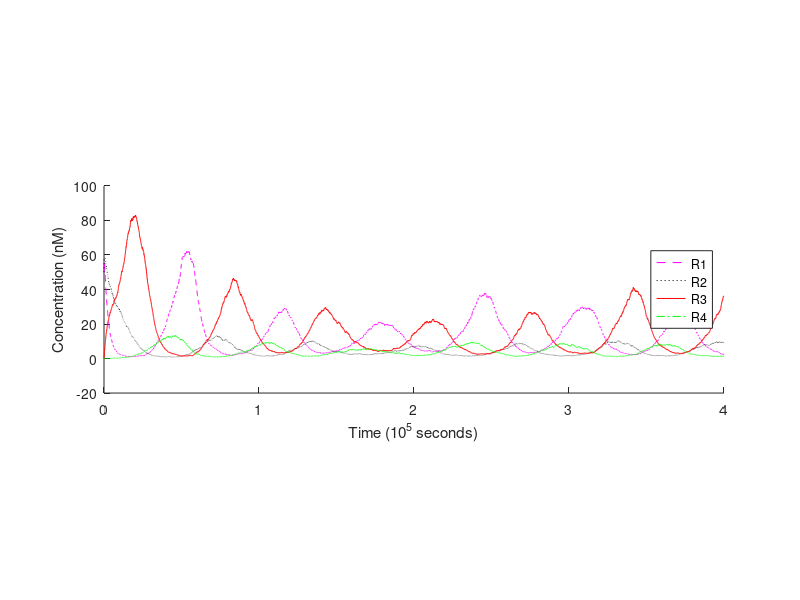

Reproduce this figure in MATLAB.
% ============================== OCTAVE SETUP ==================================
    clear;
    format long;


% ========================== MODEL REACTION RATES ==============================

    % translation rates (1/s)
    Kt_R1 = 6e-4;
    Kt_R2 = 6e-4;
    Kt_R3 = 6e-4;
    Kt_R4 = 6e-4;

    % mRNA degradation rates (1/s)
    Kd_mR1P1 = 2.5e-3;
    Kd_mR4P1 = 2.5e-3;
    Kd_mR2P2 = 2.5e-3;
    Kd_mR3P2 = 2.5e-3;
    Kd_mR1P3 = 2.5e-3;
    Kd_mR2P4 = 2.5e-3;
    Kd_mR3P5 = 2.5e-3;
    Kd_mR4P6 = 2.5e-3;

    % protein degradation rates (1/s)
    Kd_R1 = 4e-4;
    Kd_R2 = 4e-4;
    Kd_R3 = 4e-4;
    Kd_R4 = 4e-4;

    % maximum/unrepressed transcription rates (M/s)
    Kb_P1 = 4e-10;
    Kb_P2 = 4e-10;
    Kb_P3 = 4e-10;
    Kb_P4 = 4e-10;
    Kb_P5 = 4e-10;
    Kb_P6 = 4e-10;

    % Hill coefficients (scalar)
    Na_P1 = 1.3;
    Na_P2 = 1.3;
    Nr_R2P1 = 1.3;
    Nr_R4P2 = 1.3;
    Nr_R3P3 = 1.3;
    Nr_R3P4 = 1.3;
    Nr_R4P4 = 1.3;
    Nr_R1P5 = 1.3;
    Nr_R1P6 = 1.3;
    Nr_R2P6 = 1.3;

    % Hill activation constants (M)
    Ka_P1 = 2e-8;
    Ka_P2 = 2e-8;

    % Hill repression constants (M)
    Kr_R2P1 = 6e-10;
    Kr_R4P2 = 6e-10;
    Kr_R3P3 = 6e-10;
    Kr_R3P4 = 6e-10;
    Kr_R4P4 = 6e-10;
    Kr_R1P5 = 6e-10;
    Kr_R1P6 = 6e-10;
    Kr_R2P6 = 6e-10;


% ============================ INPUT PARAMETERS ================================

    % time settings
    dt = 60;                     % 1 minute timesteps
    simulation = 0 : dt : 4.0e5; % simulation length control

    % input vector
    Is = zeros(1, length(simulation));
    Is(:) = 1e-9 * 5; % constant input concentration

    % initial state concentrations (M)
    R1 = R2 = 50e-9;
    R3 = R4 = 0e-9;


% =============================== SIMULATION ===================================

    % preallocate arrays to store concentrations over time
    R1s = zeros(1, length(simulation));
    R2s = zeros(1, length(simulation));
    R3s = zeros(1, length(simulation));
    R4s = zeros(1, length(simulation));

    % precompute loop invariants and reduced coefficients
    a1 = Kt_R1 * Kb_P1 / Kd_mR1P1;
    a2 = Kt_R1 * Kb_P3 / Kd_mR1P3;
    b1 = Kt_R2 * Kb_P2 / Kd_mR2P2;
    b2 = Kt_R2 * Kb_P4 / Kd_mR2P4;
    c1 = Kt_R3 * Kb_P2 / Kd_mR3P2;
    c2 = Kt_R3 * Kb_P5 / Kd_mR3P5;
    d1 = Kt_R4 * Kb_P1 / Kd_mR4P1;
    d2 = Kt_R4 * Kb_P6 / Kd_mR4P6;
    Ka_P1 ^= Na_P1;
    Ka_P2 ^= Na_P2;
    Kr_R2P1 ^= Nr_R2P1;
    Kr_R4P2 ^= Nr_R4P2;
    Kr_R3P3 ^= Nr_R3P3;
    Kr_R3P4 ^= Nr_R3P4;
    Kr_R4P4 ^= Nr_R4P4;
    Kr_R1P5 ^= Nr_R1P5;
    Kr_R1P6 ^= Nr_R1P6;
    Kr_R2P6 ^= Nr_R2P6;
    V = 1e9;
    iSqrtV = 1 / sqrt(V);

    % abstractions for activation & repression Hill-function
    % these consider K^n is being passed in already precomputed
    function y = Ha(X, n, Kn)
        Xn = X^n;
        y = Xn / (Kn + Xn);
    endfunction
    function y = Hr(X, n, Kn)
        y = 1 / (1 + (X^n / Kn));
    endfunction

    % generate Gaussian noise with zero mean and variance one
    random_seed = 73544911520192
    randn('seed', random_seed);
    noise_scaling = 1/55;
    noise_a1 = randn(length(simulation), 1) * noise_scaling;
    noise_a2 = randn(length(simulation), 1) * noise_scaling;
    noise_a3 = randn(length(simulation), 1) * noise_scaling;
    noise_b1 = randn(length(simulation), 1) * noise_scaling;
    noise_b2 = randn(length(simulation), 1) * noise_scaling;
    noise_b3 = randn(length(simulation), 1) * noise_scaling;
    noise_c1 = randn(length(simulation), 1) * noise_scaling;
    noise_c2 = randn(length(simulation), 1) * noise_scaling;
    noise_c3 = randn(length(simulation), 1) * noise_scaling;
    noise_d1 = randn(length(simulation), 1) * noise_scaling;
    noise_d2 = randn(length(simulation), 1) * noise_scaling;
    noise_d3 = randn(length(simulation), 1) * noise_scaling;

    % actual simulation
    for t = 1 : length(simulation)

        % store current state
        R1s(t) = R1;
        R2s(t) = R2;
        R3s(t) = R3;
        R4s(t) = R4;

        % common subexpression optimization (used below)
        activationP1 = Ha(Is(t), Na_P1, Ka_P1);
        repressionP1 = Hr(R2, Nr_R2P1, Kr_R2P1);
        activationP2 = Ha(Is(t), Na_P2, Ka_P2);
        repressionP2 = Hr(R4, Nr_R4P2, Kr_R4P2);
        a1_prime = a1 * activationP1 * repressionP1;
        a2_prime = a2 * Hr(R3, Nr_R3P3, Kr_R3P3);
        a3_prime = Kd_R1 * R1;
        b1_prime = b1 * activationP2 * repressionP2;
        b2_prime = b2 * Hr(R3, Nr_R3P4, Kr_R3P4) * Hr(R4, Nr_R4P4, Kr_R4P4);
        b3_prime = Kd_R2 * R2;
        c1_prime = c1 * activationP2 * repressionP2;
        c2_prime = c2 * Hr(R1, Nr_R1P5, Kr_R1P5);
        c3_prime = Kd_R3 * R3;
        d1_prime = d1 * activationP1 * repressionP1;
        d2_prime = d2 * Hr(R1, Nr_R1P6, Kr_R1P6) * Hr(R2, Nr_R2P6, Kr_R2P6);
        d3_prime = Kd_R4 * R4;

        % compute variation
        dR1dt = a1_prime + a2_prime - a3_prime + iSqrtV*(sqrt(a1_prime)*noise_a1(t) + sqrt(a2_prime)*noise_a2(t) - sqrt(a3_prime)*noise_a3(t));
        dR2dt = b1_prime + b2_prime - b3_prime + iSqrtV*(sqrt(b1_prime)*noise_b1(t) + sqrt(b2_prime)*noise_b2(t) - sqrt(b3_prime)*noise_b3(t));
        dR3dt = c1_prime + c2_prime - c3_prime + iSqrtV*(sqrt(c1_prime)*noise_c1(t) + sqrt(c2_prime)*noise_c2(t) - sqrt(c3_prime)*noise_c3(t));
        dR4dt = d1_prime + d2_prime - d3_prime + iSqrtV*(sqrt(d1_prime)*noise_d1(t) + sqrt(d2_prime)*noise_d2(t) - sqrt(d3_prime)*noise_d3(t));

        % apply state changes
        R1 += dR1dt * dt;
        R2 += dR2dt * dt;
        R3 += dR3dt * dt;
        R4 += dR4dt * dt;

    endfor


% ================================ RESULTS =====================================

    figure;
    hold on;

    % scale data for easier visualization
    timescale = 1e5;
    quantscale = 1e-9;
    x = simulation / timescale;
    yI = Is / quantscale;
    yR1 = R1s / quantscale;
    yR2 = R2s / quantscale;
    yR3 = R3s / quantscale;
    yR4 = R4s / quantscale;

    % model subplot
    plot(x,yR1,'--m;R1;', x,yR2,':k;R2;', x,yR3,'-r;R3;', x,yR4,'-.g;R4;');
    pbaspect([1 0.334 1]);
    legend('location', 'east');
    xlabel("Time (10^5 seconds)");
    ylabel("Concentration (nM)");

    hold off;
    print('stochastic-oscillator_.pdf'); % put in the folder the script is run from
